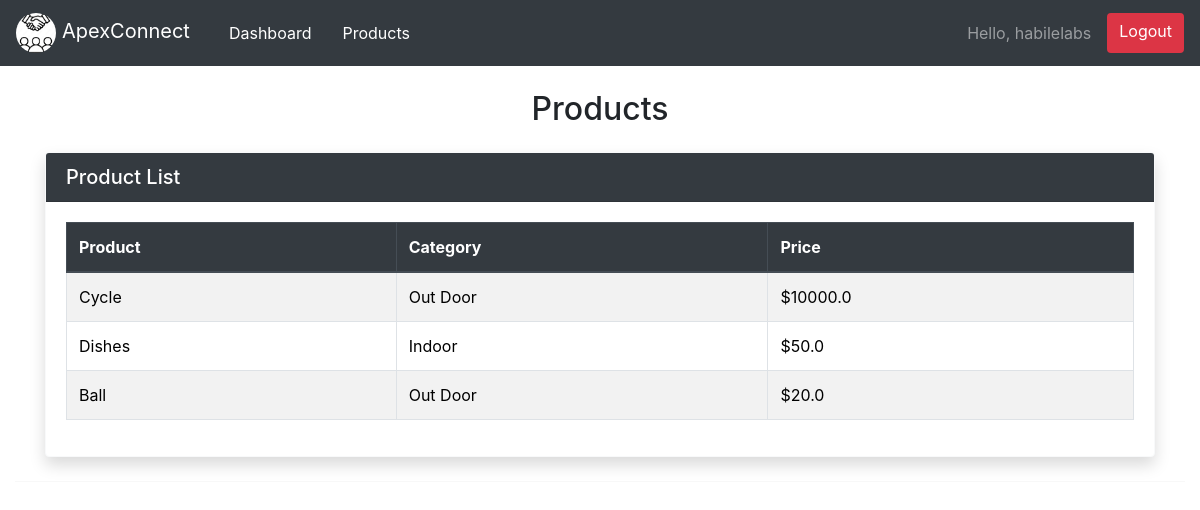
Screenshot of /products/ (signed in) with the database file from the repository.
### accounts/models.py (models this page shows, shortened)
class Product(models.Model):
    CATEGORY = (
        ("Indoor", "Indoor"),
        ("Out Door", "Out Door"),
    )
    name = models.CharField(max_length=200, null=True)
    price = models.FloatField(null=True)
    category = models.CharField(max_length=200, null=True, choices=CATEGORY)
    desc = models.CharField(max_length=200, null=True, blank=True)
    date_created = models.DateTimeField(auto_now_add=True, null=True)
    tags = models.ManyToManyField(Tag)

### accounts/decorators.py (the view)
        def wrapper_func(request, *args, **kwargs):
            group = None
            if request.user.groups.exists():
                group = request.user.groups.all()[0].name
            if group in allowed_roles:
                return view_func(request, *args, **kwargs)
            else:
                return HttpResponse("You are not authorized to view this page.")

### accounts/views.py (called while the page is built)
@login_required(login_url="login")
@allowed_users(allowed_roles=["Admin"])
def products(request):
    products = Product.objects.all()
    return render(request, "accounts/products.html", {"products": products})

### accounts/templates/accounts/products.html
{% extends "accounts/main.html" %}
{% block content %}
<div class="container my-4">
    <h2 class="text-center mb-4">Products</h2>
    <div class="card shadow border-light">
        <div class="card-header bg-dark text-white">
            <h5 class="mb-0">Product List</h5>
        </div>
        <div class="card-body">
            <table class="table table-hover table-striped table-bordered">
                <thead class="thead-dark">
                    <tr>
                        <th>Product</th>
                        <th>Category</th>
                        <th>Price</th>
                    </tr>
                </thead>
                <tbody>
                    {% for i in products %}
                    <tr>
                        <td>{{ i.name }}</td>
                        <td>{{ i.category }}</td>
                        <td>${{ i.price }}</td>
                    </tr>
                    {% endfor %}
                </tbody>
            </table>
        </div>
    </div>
</div>
{% endblock content %}

### accounts/templates/accounts/navbar.html (shortened to what this page needs)
{% load static %}
<link
  rel="stylesheet"
  href="https://stackpath.bootstrapcdn.com/bootstrap/4.5.2/css/bootstrap.min.css"
/>
<nav class="navbar navbar-expand-lg navbar-dark bg-dark">
  <a class="navbar-brand" href="#">
    <img
      src="{% static 'images/image.png' %}"
      alt="ApexConnect Logo"
      style="height: 40px; border-radius: 50%"
    />
    ApexConnect
  </a>
  <div class="collapse navbar-collapse" id="navbarNav">
    <ul class="navbar-nav mr-auto">
      {% if request.user.is_staff %}
      <li class="nav-item active">
        <a class="nav-link" href="{% url 'home' %}">Dashboard</a>
      </li>
      <li class="nav-item active">
        <a class="nav-link" href="{% url 'products' %}">Products</a>
      </li>
      {% endif %}
    </ul>
    <div class="navbar-nav ml-auto">
      <span class="navbar-text hello-msg"
        >Hello, {{ request.user.username }}</span
      >
      <a
        class="btn btn-logout ml-3"
        href="{% url 'logout' %}"
        onclick="logoutFromAllTabs()"
        >Logout</a
      >
    </div>
  </div>
</nav>

### static/css/main.css (style rules this page uses)
body { background-color: #ebeff5; }

### accounts/templates/accounts/navbar.html (style rules this page uses)
.navbar-nav .nav-item { margin-left: 15px; }
.navbar-nav .nav-link { font-size: 16px; }
.hello-msg { color: #fff; font-size: 16px; margin-left: 20px; }
.btn-logout { background-color: #dc3545; color: white; border: none; }

### rows the page displays
Product: name "Cycle", category "Out Door", price "10000.0"
Product: name "Dishes", category "Indoor", price "50.0"
Product: name "Ball", category "Out Door", price "20.0"

### other values shown
{{ request.user.username }} "habilelabs"
